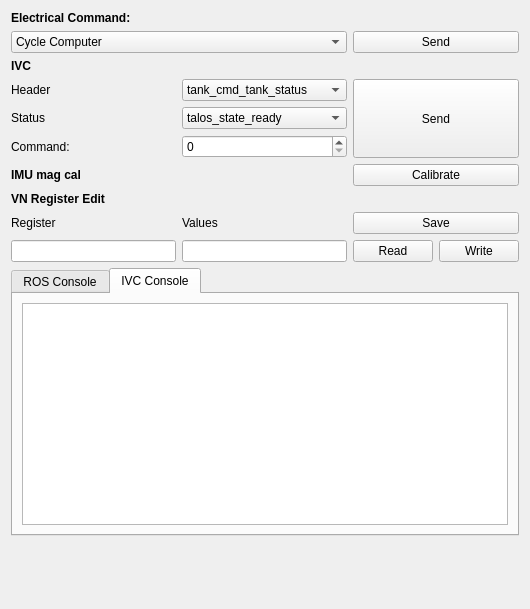
<?xml version="1.0" encoding="UTF-8"?>
<ui version="4.0">
 <class>ElectricalPanel</class>
 <widget class="QWidget" name="ElectricalPanel">
  <property name="geometry">
   <rect>
    <x>0</x>
    <y>0</y>
    <width>530</width>
    <height>609</height>
   </rect>
  </property>
  <property name="sizePolicy">
   <sizepolicy hsizetype="Preferred" vsizetype="Preferred">
    <horstretch>0</horstretch>
    <verstretch>0</verstretch>
   </sizepolicy>
  </property>
  <property name="windowTitle">
   <string>Form</string>
  </property>
  <layout class="QGridLayout" name="gridLayout_2">
   <item row="0" column="0">
    <layout class="QGridLayout" name="gridLayout">
     <item row="11" column="1">
      <widget class="QLineEdit" name="registerData_2"/>
     </item>
     <item row="3" column="2" rowspan="3">
      <widget class="QPushButton" name="ivcSend">
       <property name="sizePolicy">
        <sizepolicy hsizetype="Minimum" vsizetype="Expanding">
         <horstretch>0</horstretch>
         <verstretch>0</verstretch>
        </sizepolicy>
       </property>
       <property name="text">
        <string>Send</string>
       </property>
      </widget>
     </item>
     <item row="18" column="0">
      <spacer name="verticalSpacer">
       <property name="orientation">
        <enum>Qt::Vertical</enum>
       </property>
       <property name="sizeHint" stdset="0">
        <size>
         <width>134</width>
         <height>13</height>
        </size>
       </property>
      </spacer>
     </item>
     <item row="5" column="1">
      <widget class="QSpinBox" name="ivcCommand"/>
     </item>
     <item row="15" column="0" colspan="3">
      <widget class="QTabWidget" name="consoleTab">
       <property name="currentIndex">
        <number>1</number>
       </property>
       <widget class="QWidget" name="tab_3">
        <attribute name="title">
         <string>ROS Console</string>
        </attribute>
        <layout class="QGridLayout" name="gridLayout_3">
         <item row="0" column="0">
          <widget class="QProgressBar" name="calibProgress">
           <property name="value">
            <number>24</number>
           </property>
          </widget>
         </item>
         <item row="1" column="0">
          <widget class="QTextBrowser" name="errLabel"/>
         </item>
        </layout>
       </widget>
       <widget class="QWidget" name="tab_4">
        <attribute name="title">
         <string>IVC Console</string>
        </attribute>
        <layout class="QGridLayout" name="gridLayout_4">
         <item row="0" column="0">
          <widget class="QTextEdit" name="ivcConsole">
           <property name="readOnly">
            <bool>true</bool>
           </property>
          </widget>
         </item>
        </layout>
       </widget>
      </widget>
     </item>
     <item row="4" column="1">
      <widget class="QComboBox" name="ivcStatus">
       <item>
        <property name="text">
         <string>talos_state_ready</string>
        </property>
       </item>
       <item>
        <property name="text">
         <string>talos_state_deploy_tank</string>
        </property>
       </item>
       <item>
        <property name="text">
         <string>talos_state_tank_go</string>
        </property>
       </item>
       <item>
        <property name="text">
         <string>tank_state_ready</string>
        </property>
       </item>
       <item>
        <property name="text">
         <string>tank_state_deploying</string>
        </property>
       </item>
      </widget>
     </item>
     <item row="10" column="2">
      <widget class="QPushButton" name="imuWriteSettings_2">
       <property name="text">
        <string>Save</string>
       </property>
      </widget>
     </item>
     <item row="7" column="0">
      <widget class="QLabel" name="label_2">
       <property name="styleSheet">
        <string notr="true">font-weight: bold</string>
       </property>
       <property name="text">
        <string>IMU mag cal</string>
       </property>
      </widget>
     </item>
     <item row="11" column="2">
      <layout class="QHBoxLayout" name="horizontalLayout">
       <item>
        <widget class="QPushButton" name="imuRead_2">
         <property name="text">
          <string>Read</string>
         </property>
        </widget>
       </item>
       <item>
        <widget class="QPushButton" name="imuWrite_2">
         <property name="text">
          <string>Write</string>
         </property>
        </widget>
       </item>
      </layout>
     </item>
     <item row="3" column="0">
      <widget class="QLabel" name="label_13">
       <property name="text">
        <string>Header</string>
       </property>
      </widget>
     </item>
     <item row="7" column="2">
      <widget class="QPushButton" name="magCalSend">
       <property name="sizePolicy">
        <sizepolicy hsizetype="Minimum" vsizetype="Fixed">
         <horstretch>0</horstretch>
         <verstretch>0</verstretch>
        </sizepolicy>
       </property>
       <property name="text">
        <string>Calibrate</string>
       </property>
      </widget>
     </item>
     <item row="3" column="1">
      <widget class="QComboBox" name="ivcHeader">
       <item>
        <property name="text">
         <string>tank_cmd_tank_status</string>
        </property>
       </item>
       <item>
        <property name="text">
         <string>talos_cmd_talos_status</string>
        </property>
       </item>
       <item>
        <property name="text">
         <string>talos_cmd_fish_heading</string>
        </property>
       </item>
      </widget>
     </item>
     <item row="0" column="0" colspan="2">
      <widget class="QLabel" name="label">
       <property name="styleSheet">
        <string notr="true">font-weight: bold</string>
       </property>
       <property name="text">
        <string>Electrical Command:</string>
       </property>
      </widget>
     </item>
     <item row="1" column="2">
      <widget class="QPushButton" name="commandSend">
       <property name="text">
        <string>Send</string>
       </property>
      </widget>
     </item>
     <item row="10" column="1">
      <widget class="QLabel" name="valueLabel">
       <property name="text">
        <string>Values</string>
       </property>
      </widget>
     </item>
     <item row="11" column="0">
      <widget class="QLineEdit" name="registerNum_2"/>
     </item>
     <item row="4" column="0">
      <widget class="QLabel" name="label_11">
       <property name="text">
        <string>Status</string>
       </property>
      </widget>
     </item>
     <item row="1" column="0" colspan="2">
      <widget class="QComboBox" name="commandSelect">
       <property name="sizePolicy">
        <sizepolicy hsizetype="Expanding" vsizetype="Fixed">
         <horstretch>0</horstretch>
         <verstretch>0</verstretch>
        </sizepolicy>
       </property>
       <property name="currentIndex">
        <number>0</number>
       </property>
       <item>
        <property name="text">
         <string>Cycle Computer</string>
        </property>
       </item>
       <item>
        <property name="text">
         <string>Cycle Acoustics</string>
        </property>
       </item>
       <item>
        <property name="text">
         <string>Kill Acoustics</string>
        </property>
       </item>
       <item>
        <property name="text">
         <string>Cycle Robot</string>
        </property>
       </item>
       <item>
        <property name="text">
         <string>Kill Robot Power</string>
        </property>
       </item>
       <item>
        <property name="text">
         <string>Enable Fans</string>
        </property>
       </item>
       <item>
        <property name="text">
         <string>Disable Fans</string>
        </property>
       </item>
       <item>
        <property name="text">
         <string>Clear Depth</string>
        </property>
       </item>
       <item>
        <property name="text">
         <string>Disable LEDs</string>
        </property>
       </item>
       <item>
        <property name="text">
         <string>Enable LEDs</string>
        </property>
       </item>
       <item>
        <property name="text">
         <string>Cycle IMU</string>
        </property>
       </item>
      </widget>
     </item>
     <item row="8" column="0">
      <widget class="QLabel" name="regEdit">
       <property name="font">
        <font>
         <weight>75</weight>
         <bold>true</bold>
        </font>
       </property>
       <property name="text">
        <string>VN Register Edit</string>
       </property>
      </widget>
     </item>
     <item row="2" column="0">
      <widget class="QLabel" name="label_9">
       <property name="styleSheet">
        <string notr="true">font-weight:bold</string>
       </property>
       <property name="text">
        <string>IVC</string>
       </property>
      </widget>
     </item>
     <item row="10" column="0">
      <widget class="QLabel" name="regLabel">
       <property name="text">
        <string>Register</string>
       </property>
      </widget>
     </item>
     <item row="5" column="0">
      <widget class="QLabel" name="label_10">
       <property name="text">
        <string>Command:</string>
       </property>
      </widget>
     </item>
    </layout>
   </item>
  </layout>
 </widget>
 <resources/>
 <connections/>
</ui>
